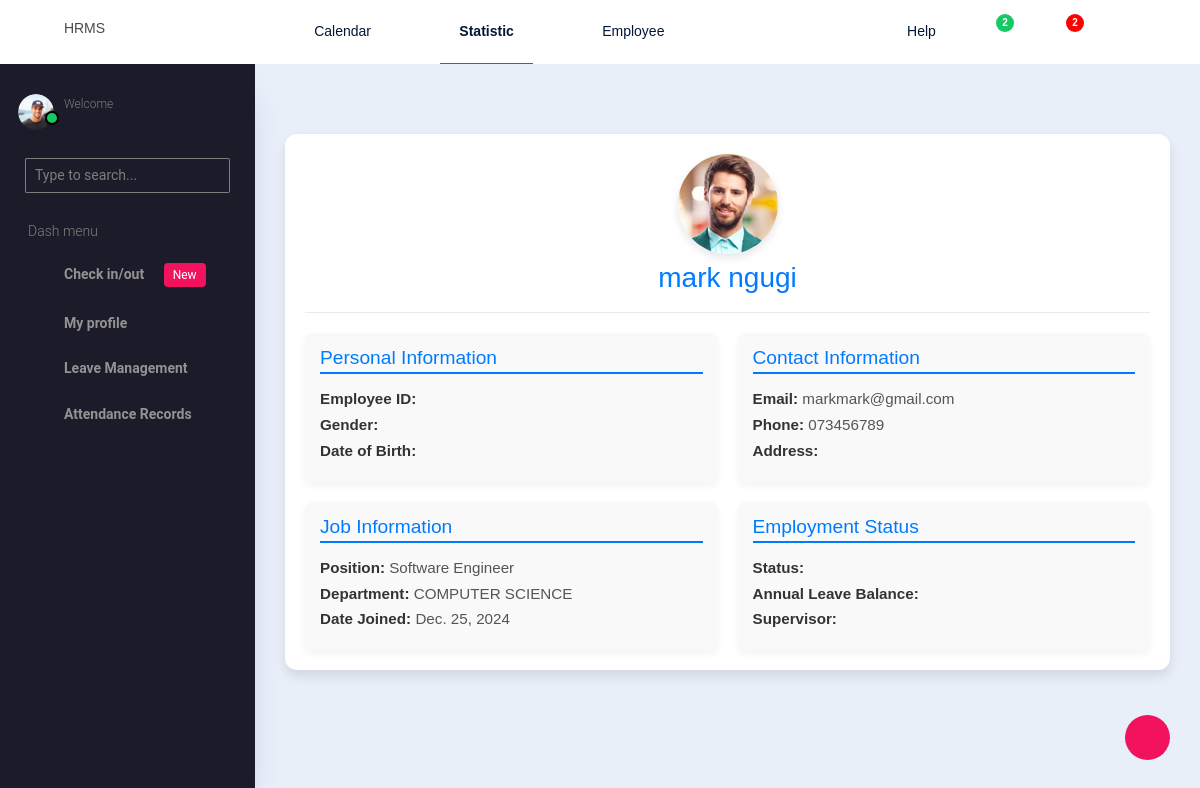
The page /profile/7/ on the database its author committed.
### accounts/models.py (models this page shows, shortened)
class CustomUser(AbstractUser):
    ROLE_CHOICES = [
        ('admin', 'Admin'),
        ('hr_manager', 'HR Manager'),
        ('employee', 'Employee'),
    ]
    role = models.CharField(max_length=20, choices=ROLE_CHOICES, default='employee')
    gender = models.CharField(max_length=20, choices=[('male', 'Male'), ('female', 'Female')], default='male')
    phone = models.CharField(max_length=15, blank=True, null=True)
    position = models.CharField(max_length=100, blank=True, null=True)
    department = models.ForeignKey(Department, on_delete=models.CASCADE, default=None, null=True)
    start_date = models.DateField(blank=True, null=True)
    exit_date = models.DateField(null=True, blank=True)
    reason_for_leaving = models.CharField(max_length=255, null=True, blank=True)

class Department(models.Model):
    name = models.CharField(max_length=100, default='ADMIN')
    work_start_time = models.TimeField(null=True, blank=True)
    work_end_time = models.TimeField(null=True, blank=True)
    late_checkin_buffer = models.IntegerField(default=10)  # Buffer in minutes
    def __str__(self):
        return self.name

### hrms/views.py (the view)
# urls.py: path('profile/<int:id>/',my_profile,name='myprofile'),
def my_profile(request, id):
    employee_details = get_object_or_404(CustomUser, id=id)
    context = {'employee_details': employee_details}
    return render(request, 'hrms/employee/profile/profile.html', context)

### hrms/templates/hrms/employee/profile/profile.html (shortened to what this page needs)
{% extends 'hrms/employee/base.html' %}
{% block content %}
<div class="profile-container">
    <div class="profile-header">
        <img src="/static/images/faces/face1.jpg" alt="Profile Picture">
        <h3>{{ employee_details.first_name }} {{ employee_details.last_name }}</h3>
    </div>
    <div class="profile-info">
        <div class="profile-card">
            <h4>Personal Information</h4>
            <p><strong>Employee ID:</strong> {{ employee_details.employee_id }}</p>
            <p><strong>Gender:</strong> {{ employee.gender }}</p>
            <p><strong>Date of Birth:</strong> {{ employee.date_of_birth }}</p>
        </div>
        <div class="profile-card">
            <h4>Contact Information</h4>
            <p><strong>Email:</strong> {{ employee_details.email }}</p>
            <p><strong>Phone:</strong> {{ employee_details.phone }}</p>
            <p><strong>Address:</strong> {{ employee.address }}</p>
        </div>
        <div class="profile-card">
            <h4>Job Information</h4>
            <p><strong>Position:</strong> {{ employee_details.position }}</p>
            <p><strong>Department:</strong> {{ employee_details.department }}</p>
            <p><strong>Date Joined:</strong> {{ employee_details.start_date }}</p>
        </div>
        <div class="profile-card">
            <h4>Employment Status</h4>
            <p><strong>Status:</strong> {{ employee.status }}</p>
            <p><strong>Annual Leave Balance:</strong> {{ employee.leave_balance }}</p>
            <p><strong>Supervisor:</strong> {{ employee.supervisor_name }}</p>
        </div>
    </div>
</div>
{% endblock %}

### hrms/templates/hrms/employee/profile/profile.html (style rules this page uses)
body { font-family: 'Arial', sans-serif; background: #f4f6f9; color: #4a4a4a; line-height: 1.6; }
.profile-container { max-width: 900px; margin: 40px auto; background-color: #fff; border-radius: 12px; box-shadow: 0 6px 12px rgba(0, 0, 0, 0.1); padding: 20px; }
.profile-header { text-align: center; border-bottom: 1px solid #eaeaea; padding-bottom: 20px; margin-bottom: 20px; }
.profile-header img { width: 100px; height: 100px; border-radius: 50%; margin-bottom: 10px; box-shadow: 0 4px 8px rgba(0, 0, 0, 0.1); }
.profile-header h3 { font-size: 1.75rem; color: #007bff; margin: 0; }
.profile-info { display: flex; flex-wrap: wrap; justify-content: space-between; gap: 20px; }
.profile-card { flex: 1 1 calc(48%); background-color: #f9f9f9; border-radius: 8px; padding: 15px; box-shadow: 0 4px 8px rgba(0, 0, 0, 0.05); }
.profile-card h4 { font-size: 1.2rem; color: #007bff; border-bottom: 2px solid #007bff; padding-bottom: 5px; margin-bottom: 15px; }
.profile-card p { font-size: 0.95rem; margin: 5px 0; color: #555; }
.profile-card p strong { font-weight: bold; color: #333; }

### rows shown on the page
CustomUser: first_name "mark", last_name "ngugi", email "markmark@gmail.com", phone "073456789", position "Software Engineer", department "COMPUTER SCIENCE", start_date "Dec. 25, 2024"
